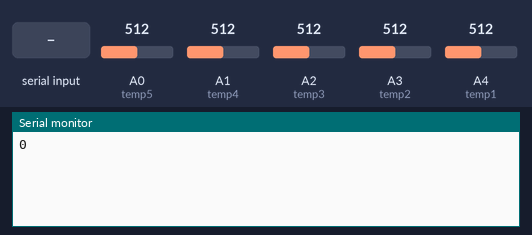
This sketch was run on a simulated Arduino Uno, built with avr-gcc and run on an emulated ATmega328P. Shown: the last lines printed to the serial monitor. The inputs (shaded band) are chosen by the test bench; at power-on: A0 (temp5) = 512, A1 (temp4) = 512, A2 (temp3) = 512, A3 (temp2) = 512, A4 (temp1) = 512.

Above: at 1.2 s.
1.3 s: "1" received over Serial
At 2.12 s:
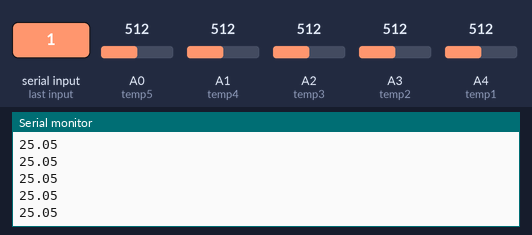
2.8 s: A0 (temp5) set to 716
At 3.13 s:
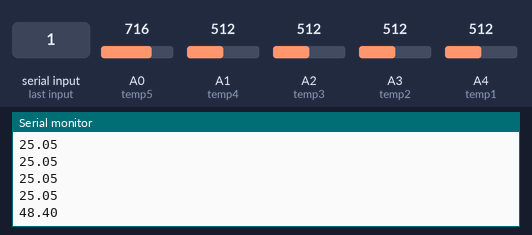
4.3 s: A1 (temp4) set to 306
At 4.64 s:
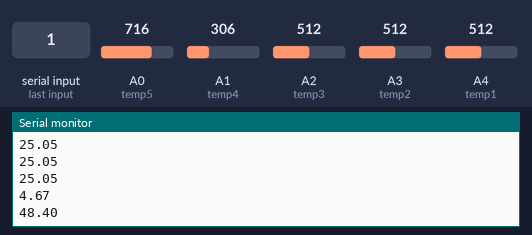
5.8 s: A2 (temp3) set to 992
At 6.16 s:
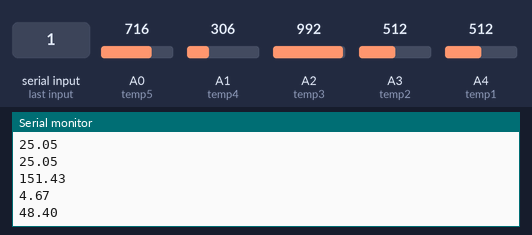
7.3 s: A3 (temp2) set to 30
Timing chart, 0 to 9.8 s (numbered marks = the images above; inputs shaded):
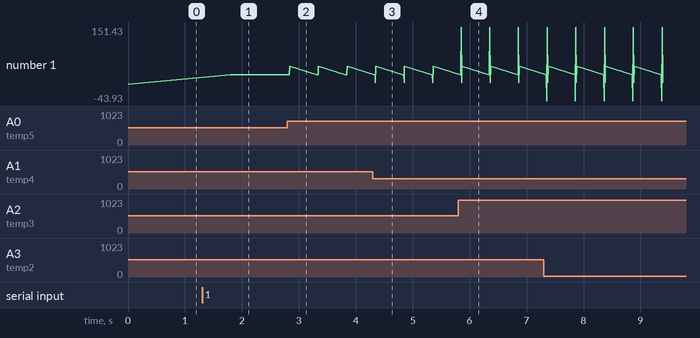

Measured:
- after the input at 1.3 s, the serial monitor: prints a new line after 0.50 s (image 1)
- after the input at 2.8 s, the serial monitor: prints a new line at once (image 2)
- after the input at 4.3 s, the serial monitor: prints a new line after 0.05 s (image 3)
- after the input at 5.8 s, the serial monitor: prints a new line after 0.05 s (image 4)
- plotted number 1: 0 → 25.05 after the input at 1.3 s, 25.05 → 48.4 after the input at 2.8 s

The sketch:

tempTest.ino
```cpp
#include"arduinoHeader.h"

void setup() {

    // Begin serial comm. and establish digital outputs
    Serial.begin(9600);

    // Define all appropriate digital pins as input/output
    pinMode(tempPower, OUTPUT);

    // Make sure everything is off
    digitalWrite(tempPower, LOW);

    int x;

    // Send a '0' over serial so computer knows arduino is ready
    Serial.println('0');
}

void loop() {

    int x=1;
    int input = 0;
    while (x) {
        if (Serial.available() >0) {
            input = Serial.read();
            Serial.flush();
        }
        switch (input) {
            case '1':
                // Call to read temp sensors
                TEMP();
                break;
            default:
                break;
        }
        int input = 0;
    }
}

void TEMP() {
    float Temps[5];
    float steinhart;
    float Res[5];
    float res;
    digitalWrite(tempPower, HIGH);
    delay(500);                     // Wait 500 ms for voltage to stabilize
    Res[0] = analogRead(temp1);
    Res[1] = analogRead(temp2);
    Res[2] = analogRead(temp3);
    Res[3] = analogRead(temp4);
    Res[4] = analogRead(temp5);
    digitalWrite(tempPower, LOW);

    // Calculate temperatures
    for (int i=0; i <= 4; i++) {
        // Convert analog reading to resistance value
        res = (1023 / Res[i]) - 1;
        res = seriesRes * res;
        // Calculate temperature from res value
        steinhart = res / thermNom;                    // (R/Ro)
        steinhart = log(steinhart);                    // ln(R/Ro)
        steinhart /= BCOEFFICIENT;                     // 1/B * ln(R/Ro)
        steinhart += 1.0 / (ambientTemp + 273.15);     // + (1/To)
        steinhart = 1.0 / steinhart;                   // Invert
        steinhart -= 273.15;
        Temps[i] = steinhart;
    }

    for (int i = 0; i <= 4; i++) {
        Serial.println(Temps[i]);
    }
}
```

arduinoHeader.h
```cpp
// This is a header file to be included when compiling the arduino code for holOS
//
// A separate arduino code is needed because the IMX6 processor on the UDOO x86
// doesn't directly communicate to the Arduino pins on the UDOO, but relies on a
// separate Intel Curie processor to run the Arduino pins

int temp5 = 0;
int temp4 = 1;
int temp3 = 2;
int temp2 = 3;
int temp1 = 4;
int diodeC = 5;
int tempPower = 2;
int relayPump = 3;
int relayV1 = 4;
int relayV2 = 5;
int relayV3 = 6;
int LED5 = 7;
int LED6 = 8;
int LED7 = 9;
int LED8 = 10;
int LED9 = 11;
#define seriesRes 10000
#define thermNom 10000
#define BCOEFFICIENT 3470
#define ambientTemp 25
```
